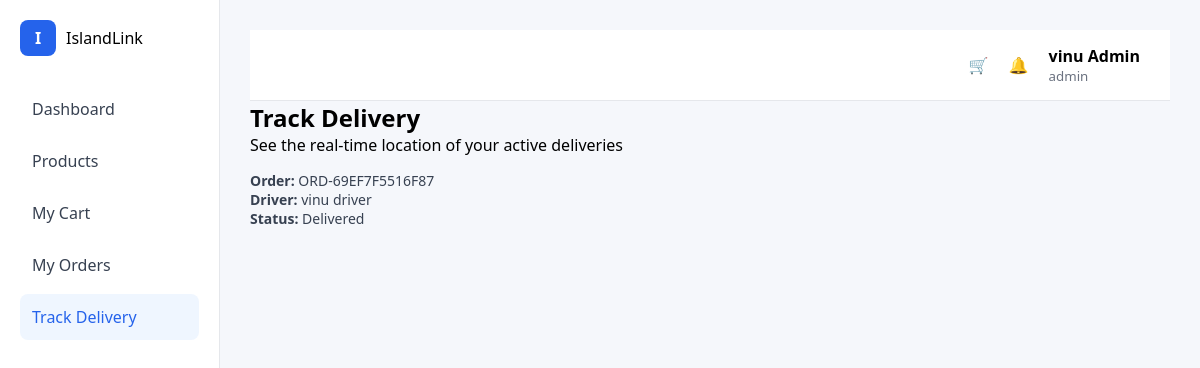
Page /php/track_delivery.php?id=1 (signed in) on the committed database.
### tables this page shows
CREATE TABLE `deliveries` (
  `id` int(11) NOT NULL,
  `order_id` int(11) NOT NULL,
  `driver_name` varchar(255) DEFAULT NULL,
  `status` enum('Pending','Out For Delivery','Delivered') NOT NULL DEFAULT 'Pending',
  `created_at` timestamp NULL DEFAULT current_timestamp(),
  `updated_at` timestamp NULL DEFAULT current_timestamp() ON UPDATE current_timestamp(),
  `earnings` decimal(10,2) NOT NULL DEFAULT 0.00,
  `lat` decimal(10,6) DEFAULT NULL,
  `lng` decimal(10,6) DEFAULT NULL
);

CREATE TABLE `orders` (
  `id` int(11) NOT NULL,
  `user_id` int(11) NOT NULL,
  `order_number` varchar(100) NOT NULL,
  `total` decimal(10,2) NOT NULL DEFAULT 0.00,
  `status` enum('Pending','Processing','Out For Delivery','Delivered','Cancelled') NOT NULL DEFAULT 'Pending',
  `created_at` timestamp NULL DEFAULT current_timestamp(),
  `subtotal` decimal(10,2) NOT NULL DEFAULT 0.00,
  `shipping` decimal(10,2) NOT NULL DEFAULT 0.00,
  `delivery_address` text DEFAULT NULL,
  `tax` decimal(10,2) NOT NULL DEFAULT 0.00
);

### php/track_delivery.php (the view, shortened to what this page needs)
<?php
include "../php/db.php";
$deliveryId = intval($_GET['id']);
$fullName = $_SESSION['full_name'];
$role = $_SESSION['role'];
$stmt = $conn->prepare("
    SELECT d.*, o.order_number
    FROM deliveries d
    JOIN orders o ON d.order_id = o.id
    WHERE d.id = ?
");
$stmt->bind_param("i", $deliveryId);
$stmt->execute();
$deliveries = $stmt->get_result()->fetch_all(MYSQLI_ASSOC);
?>
<!DOCTYPE html>
<html lang="en">
<head>
<link rel="stylesheet" href="../css/products.css">
</head>
<body>
<div class="layout">
    <aside class="sidebar">
        <div class="brand">
            <div class="logo">I</div>
            <span>IslandLink</span>
        </div>
        <nav>
            <a href="../php/retail_dash.php">Dashboard</a>
            <a href="../php/products.php">Products</a>
            <a href="../php/cart.php">My Cart</a>
            <a href="../php/my_orders.php">My Orders</a>
            <a class="active">Track Delivery</a>
        </nav>
    </aside>
    <main class="main">
        <header class="topbar">
            <div class="top-actions">
                <span>🛒</span>
                <span>🔔</span>
                <div class="user">
                    <strong><?php echo htmlspecialchars($fullName); ?></strong>
                    <small><?php echo htmlspecialchars($role); ?></small>
                </div>
            </div>
        </header>
        <h2>Track Delivery</h2>
        <p>See the real-time location of your active deliveries</p>
        <?php if(empty($deliveries)): ?>
            <p>No active deliveries at the moment.</p>
        <?php else: ?>
            <?php foreach($deliveries as $delivery): ?>
                <div class="delivery-info">
                    <strong>Order:</strong> <?php echo htmlspecialchars($delivery['order_number']); ?> <br>
                    <strong>Driver:</strong> <?php echo htmlspecialchars($delivery['driver_name']); ?> <br>
                    <strong>Status:</strong> <?php echo htmlspecialchars($delivery['status']); ?>
                </div>
                <div id="map-<?php echo $delivery['id']; ?>" class="map-container"></div>
            <?php endforeach; ?>
        <?php endif; ?>
    </main>
</div>
</body>
</html>

### css/products.css (style rules this page uses)
* { box-sizing: border-box; font-family: "Segoe UI", sans-serif; margin: 0; }
body { background: #f5f7fb; }
.layout { display: flex; min-height: 100vh; }
.sidebar { width: 220px; background: #fff; padding: 20px; border-right: 1px solid #e5e7eb; }
.brand { display: flex; align-items: center; gap: 10px; margin-bottom: 30px; }
.logo { width: 36px; height: 36px; background: #2563eb; color: #fff; border-radius: 8px; display: flex; align-items: center; justify-content: center; font-weight: bold; }
.sidebar nav a { display: block; padding: 12px; color: #374151; text-decoration: none; border-radius: 8px; margin-bottom: 6px; }
.sidebar nav a.active, .sidebar nav a:hover { background: #eff6ff; color: #2563eb; }
.main { flex: 1; }
.topbar { background: #fff; padding: 15px 30px; display: flex; justify-content: space-between; border-bottom: 1px solid #e5e7eb; }
.top-actions { display: flex; gap: 20px; align-items: center; }
.user small { display: block; color: #6b7280; }

### php/track_delivery.php (style rules this page uses)
.main { padding: 30px; }
.map-container { width: 100%; height: 500px; border-radius: 12px; overflow: hidden; margin-top: 20px; }
.delivery-info { margin-top: 15px; font-size: 14px; color: #374151; }

### rows in the picture
deliveries: order.order_number "ORD-69EF7F5516F87", driver_name "vinu driver", status "Delivered"

### other values in the picture
$fullName "vinu Admin"
$role "admin"
